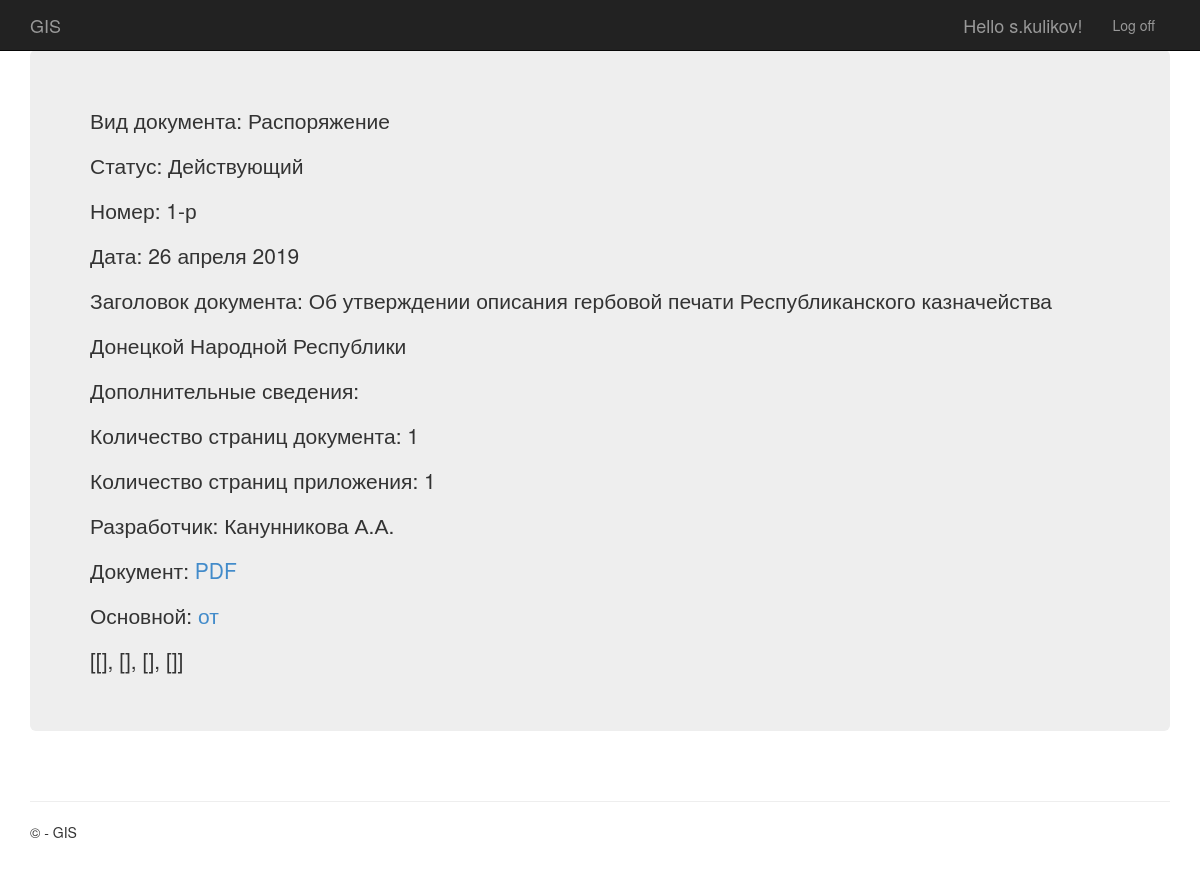
The page /document/3/ (signed in) on the database its author committed.
### app/models.py (models this page shows, shortened)
class npa (models.Model):
     year = models.ForeignKey(Years,null=True , on_delete = models.SET_NULL)
     vid_del = models.IntegerField(default = 1,
                                    verbose_name=u"Вид деятельности",
                                    blank = True,
                                    null = True,
                                    help_text ='1->ОД, 0->АХД',
                                    choices =( (1, 'ОД'), (0, 'АХД') ) )
     vid = models.IntegerField(default = 1,
                                    verbose_name=u"Вид",
                                    blank = True,
                                    null = True,
                                    help_text ='1->Приказы, 0->Распоряжение',
                                    choices =( (1, 'Приказы'), (0, 'Распоряжение') ) )
     nomer = models.CharField(max_length = 10,verbose_name=u"Номер")
     date = models.DateTimeField(verbose_name=u"Дата")
     name = models.CharField(max_length = 1000,verbose_name=u"Наименовение")
     status = models.IntegerField(default = 1,
                                    verbose_name=u"Статус",
                                    blank = True,
                                    null = True,
                                    help_text ='1->Действующий, 0->Утратил силу',
                                    choices =( (1, 'Действующий'), (0, 'Утратил силу') ) )
     kol_list = models.IntegerField(default = 1,
                                    verbose_name=u"Количество страниц документа",
                                    blank = True,
                                    null = True)
     kol_prl = models.IntegerField(default = 1,
                                    verbose_name=u"Количество страниц приложения",
                                    blank = True,
                                    null = True)
     razrab = models.CharField(max_length = 50, verbose_name=u"Разработчик")
     document = models.FileField(upload_to='./%Y/%m/%d/', verbose_name=u"Документ")
     is_active = models.IntegerField(default = 1,
                                    verbose_name=u"----------",
                                    blank = True,
                                    null = True,
                                    help_text ='1->активно, 0->Не активно',
                                    choices =( (1, 'активно'), (0, 'Не активно') ) )
     class Meta:
            verbose_name = 'НПА'
            verbose_name_plural = 'НПА'

### app/views.py (the view, shortened to what this page needs)
# urls.py: path('document/<int:question_id>/', views.document, name='document'),
def document(request, question_id):
    assert isinstance(request, HttpRequest)
    link1 = ""
    links = link_npa.objects.filter(to_Link_id_npa=question_id).all()
    for link in links:
        link1 = npa.objects.filter(pk=link.to_Link_id_npa).first()
    x =  link_npa.objects.filter(to_Link_id_npa=question_id).count()
    y = 4
    z=[[0 for row in range(0,x)] for col in range(0,y)]
    count = 0
    y = 0
    return render(
        request,
        'app/document.html',
        {
            'title':'Contact',
            'npa':npa.objects.get(pk = question_id),
            'year':datetime.now().year,
            'link_ot': link1,
            'link_to': z,
            'count_ot': count,
        }
    )

### app/templates/app/document.html (shortened to what this page needs)
{% extends "app/layout.html" %}
{% load test %}
{% block content %}
{% if npa != null %}
<div class="jumbotron md-4">
        <div class="small-12 column">
            <div class="theorg" >Вид документа:
            {% if npa.vid == 0 %}
             Распоряжение
            {% endif %}
             </div>
            Статус: {% if npa.status == 1 %}
             Действующий
            {% endif %}
            </div>
        <div class="small-4 column text-left">
            <span class="orgnum">Номер: {{ npa.nomer }} </span>
            <br>
        </div>
        <div class="small-4 column text-left">
            <span class="orgnum">Дата: {{ npa.date|date:"j E Y" }}</span>
        <br>
                    </div>
        <span class="npaname">
            <div class="small-8 column">
                Заголовок документа: {{ npa.name }}
            </div>
        </span>
        <div class="small-4 column text-left">
            <span class="orgnum">Дополнительные сведения:</span>
        <br>
        </div>
        <div class="small-4 column text-left">
            <span class="orgnum">        Количество страниц документа: {{ npa.kol_list }}</span>
        <br>
        </div>
        <div class="small-4 column text-left">
            <span class="orgnum">        Количество страниц приложения: {{ npa.kol_prl }}</span>
        <br>
        </div>
        <div class="small-4 column text-left">
            <span class="orgnum">Разработчик: {{ npa.razrab }}</span>
        <br>
        </div>
        <span class="npaname">
            <div class="small-8 column">
                Документ: <a href="../../documents/{{ npa.document }}">PDF</a>
            </div>
        </span>
        {% if link_ot != null and link_ot.nomer != npa.nomer %}
            <div class="small-4 column text-left">
                <span class="orgnum">Основной: <a href="../../document/{{ link_ot.id }}"> {{ link_ot.nomer }}  от {{ link_ot.date|date:"j E Y" }} {{ link_ot.name }}</a></span>
                <br>
            </div>
        {% endif %}
        {{ link_to }}
</div>
<br>
 {% endif %}
{% endblock %}

### app/templates/app/loginpartial.html (shortened to what this page needs)
{% if user.is_authenticated %}
<form id="logoutForm" action="/logout/" method="post" class="navbar-right">
    <ul class="nav navbar-nav navbar-right">
        <li><span class="navbar-brand">Hello {{ user.username }}!</span></li>
        <li><a href="javascript:document.getElementById('logoutForm').submit()">Log off</a></li>
    </ul>
</form>
{% else %}
<ul class="nav navbar-nav navbar-right">
    <li><a href="{% url 'login' %}">Log in</a></li>
</ul>
{% endif %}

### app/static/app/content/site.css (style rules this page uses)
body { padding-top: 50px; padding-bottom: 20px; }

### rows shown on the page
npa: nomer "1-р", date "26 апреля 2019", name "Об утверждении описания гербовой печати Республиканского казначейства Донецкой Народной Республики", kol_list "1", kol_prl "1", razrab "Канунникова А.А."

### other values the page prints
{{ user.username }} "s.kulikov"
{{ link_to }} "[[], [], [], []]"
